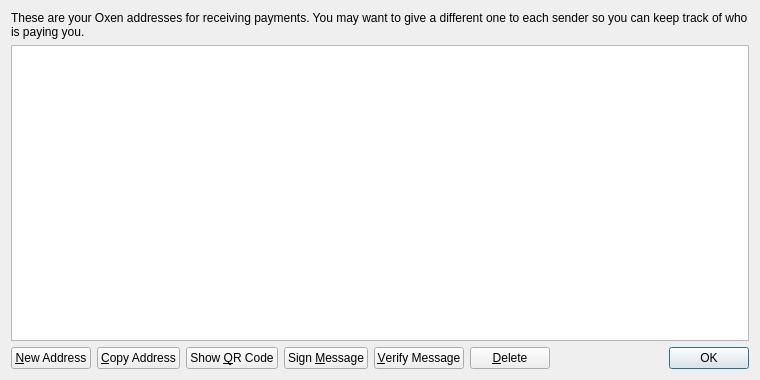
<?xml version="1.0" encoding="UTF-8"?>
<ui version="4.0">
 <class>AddressBookPage</class>
 <widget class="QWidget" name="AddressBookPage">
  <property name="geometry">
   <rect>
    <x>0</x>
    <y>0</y>
    <width>760</width>
    <height>380</height>
   </rect>
  </property>
  <property name="windowTitle">
   <string>Address Book</string>
  </property>
  <layout class="QVBoxLayout" name="verticalLayout">
   <item>
    <widget class="QLabel" name="labelExplanation">
     <property name="text">
      <string>These are your Oxen addresses for receiving payments. You may want to give a different one to each sender so you can keep track of who is paying you.</string>
     </property>
     <property name="textFormat">
      <enum>Qt::PlainText</enum>
     </property>
     <property name="wordWrap">
      <bool>true</bool>
     </property>
    </widget>
   </item>
   <item>
    <widget class="QTableView" name="tableView">
     <property name="contextMenuPolicy">
      <enum>Qt::CustomContextMenu</enum>
     </property>
     <property name="toolTip">
      <string>Double-click to edit address or label</string>
     </property>
     <property name="tabKeyNavigation">
      <bool>false</bool>
     </property>
     <property name="selectionMode">
      <enum>QAbstractItemView::SingleSelection</enum>
     </property>
     <property name="selectionBehavior">
      <enum>QAbstractItemView::SelectRows</enum>
     </property>
     <property name="sortingEnabled">
      <bool>true</bool>
     </property>
     <attribute name="verticalHeaderVisible">
      <bool>false</bool>
     </attribute>
    </widget>
   </item>
   <item>
    <layout class="QHBoxLayout" name="horizontalLayout">
     <item>
      <widget class="QPushButton" name="newAddressButton">
       <property name="toolTip">
        <string>Create a new address</string>
       </property>
       <property name="text">
        <string>&amp;New Address</string>
       </property>
      </widget>
     </item>
     <item>
      <widget class="QPushButton" name="copyToClipboard">
       <property name="toolTip">
        <string>Copy the currently selected address to the system clipboard</string>
       </property>
       <property name="text">
        <string>&amp;Copy Address</string>
       </property>
      </widget>
     </item>
     <item>
      <widget class="QPushButton" name="showQRCode">
       <property name="text">
        <string>Show &amp;QR Code</string>
       </property>
      </widget>
     </item>
     <item>
      <widget class="QPushButton" name="signMessage">
       <property name="toolTip">
        <string>Sign a message to prove you own a Oxen address</string>
       </property>
       <property name="text">
        <string>Sign &amp;Message</string>
       </property>
      </widget>
     </item>
     <item>
      <widget class="QPushButton" name="verifyMessage">
       <property name="toolTip">
        <string>Verify a message to ensure it was signed with a specified Oxen address</string>
       </property>
       <property name="text">
        <string>&amp;Verify Message</string>
       </property>
      </widget>
     </item>
     <item>
      <widget class="QPushButton" name="deleteButton">
       <property name="toolTip">
        <string>Delete the currently selected address from the list</string>
       </property>
       <property name="text">
        <string>&amp;Delete</string>
       </property>
      </widget>
     </item>
     <item>
      <spacer name="horizontalSpacer">
       <property name="orientation">
        <enum>Qt::Horizontal</enum>
       </property>
       <property name="sizeHint" stdset="0">
        <size>
         <width>40</width>
         <height>20</height>
        </size>
       </property>
      </spacer>
     </item>
     <item>
      <widget class="QDialogButtonBox" name="buttonBox">
       <property name="sizePolicy">
        <sizepolicy hsizetype="Maximum" vsizetype="Fixed">
         <horstretch>0</horstretch>
         <verstretch>0</verstretch>
        </sizepolicy>
       </property>
       <property name="standardButtons">
        <set>QDialogButtonBox::Ok</set>
       </property>
      </widget>
     </item>
    </layout>
   </item>
  </layout>
 </widget>
 <resources>
  <include location="../bitcoin.qrc"/>
 </resources>
 <connections/>
</ui>
